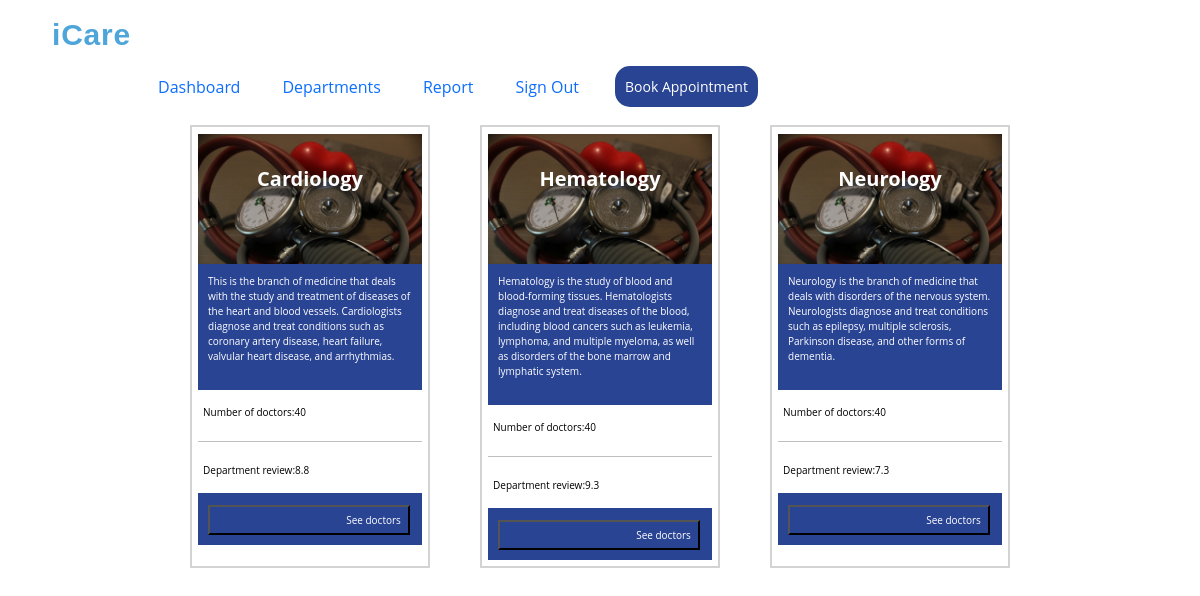
The page /department.php on the database its author committed.
### tables this page shows
CREATE TABLE `department` (
  `dep_name` varchar(50) NOT NULL,
  `dep_des` varchar(500) NOT NULL,
  `dep_rev` varchar(500) NOT NULL
);

### department.php (the view, shortened to what this page needs)
<?php
           $link = mysqli_connect("localhost", "root", "", "hospital");
           $res=mysqli_query($link,"SELECT* FROM department");
?>
<!DOCTYPE html>
<html lang="en">
<head>
     <link href="assets/css/style.css" rel="stylesheet">
    <link href="https://cdn.jsdelivr.net/npm/bootstrap@5.0.2/dist/css/bootstrap.min.css" rel="stylesheet">
    <link rel="stylesheet" href="assets/css/style.css" />
    <link rel="stylesheet" href="assets/css/dept.css" />
</head>
<body>  <header id="header" class="fixed-top">
    <div class="container">
        <h1 class="logo me-auto"><a href="index.html">iCare</a></h1>
      <nav id="navbar" class="navbar navbar-light">
        <ul>
          <li><a class="nav-link scrollto active" href="index.php?user_phone=<?php echo trim($_SESSION['user_phone']); ?>">Dashboard</a></li>
          <li><a class="nav-link scrollto" href="department.php?user_phone=<?php echo $_SESSION['user_phone']; ?>">Departments</a></li>
<li><a class="nav-link scrollto" href="reportlist.html">Report</a></li>
          <li><a class="nav-link scrollto" href="login.html">Sign Out</a></li>
          <li><a href="department.html" class="appointment-btn scrollto"><span class="d-none d-md-inline">Book </span> Appointment</a></li>
        </ul>
      </nav>
    </div>
  </header>
<br>
   <p class="d">Select a Department</p>
  <section class="list">
      <?php
            while ($row = mysqli_fetch_assoc($res)){
                $name = $row['dep_name'];
                $desc=$row['dep_des'];
                $rev=$row['dep_rev'];
                echo " <div class='department'><div class='cardimage p3'> <p class='o'>".$name."</p></div>
                <div class='contant'>
                <P >".$desc." </P>
            </div>
            <div class='info'>
            <p>"."Number of doctors:40"."</p><hr>
            <p>"."Department review:".$rev."</p>
          </div>
          <div class='contant'>
          <form action=doctor.php method=post>
  <input type=hidden name=department value='$name'>
  <input type=hidden name=user_phone value=' $user_phone '>
  <button type=submit class=nav-l >See doctors</button>
</form>
        </div> </div>";
               }
               ?>
  </section>
</body>
</html>

### assets/css/style.css (style rules this page uses)
body { font-family: "Open Sans", sans-serif; }
a { text-decoration: none; }
h1, h2, h3, h4, h5, h6 { font-family: "Raleway", sans-serif; }
#header { background: #fff; }
#header .logo { font-size: 30px; padding-left: 10px; padding-top: 20px; line-height: 1; font-weight: 700; letter-spacing: 0.8px; font-family: "Poppins", sans-serif; }
#header .logo a { color: #4EA5D9; text-decoration: none; }
.appointment-btn { margin-left: 10px; padding: 10px; background: #2A4494; color: #fff; border-radius: 15px; text-decoration: none; font-size: 14px; display: inline-block; }
.navbar ul { margin: 0; padding-left: 100px; display: flex; list-style: none; align-items: center; }
.navbar li { position: relative; padding-right: 10px; }

### assets/css/dept.css (style rules this page uses)
.d { color: #4EA5D9;; font-size: 20px; margin-left: 20px; margin-top: 30px; }
.list { display: flex; flex-wrap: wrap; justify-content: center; }
.department { color: white; background-color: aqua; background-color: white; border: 2px solid lightgray ; width: 240px; height: auto; margin: 25px; padding: 6px; text-align: left; }
.cardimage { margin-top: 1px; margin-bottom:15px; height: 130px; background-size: cover; color: white; font-size: 20px; text-align: center; }
.p3 { background-image: url( ../images/blood-pressure-g9857df7d5_1920.jpg); }
.o { padding-top: 30px; font-weight: bold; }
.contant { background-color: #2A4494; color: white; font-size: 10px; line-height: 15px; padding: 10px 10px; margin-top: -15px; }
.info { margin-top: 10px; margin-bottom: 25px; }
.info p { color:black; font-size: 10px; padding: 5px 5px; }
hr { color: #000; }
.nav-l { color: white; align-items: end; width: 99%; font-size: 10px; margin-top: 2px; height: 30px; padding-left: 135px; padding-top: 2px; padding-bottom: 2px; background-color: #2A4494; }

### rows shown on the page
department: dep_name "Cardiology", dep_des "This is the branch of medicine that deals with the study and treatment of diseases of the heart and blood vessels. Cardiologists diagnose and treat conditions such as coronary artery disease, heart failure, valvular heart disease, and arrhythmias.", dep_rev "8.8"
department: dep_name "Hematology", dep_des "Hematology is the study of blood and blood-forming tissues. Hematologists diagnose and treat diseases of the blood, including blood cancers such as leukemia, lymphoma, and multiple myeloma, as well as disorders of the bone marrow and lymphatic system.", dep_rev "9.3"
department: dep_name "Neurology", dep_des "Neurology is the branch of medicine that deals with disorders of the nervous system. Neurologists diagnose and treat conditions such as epilepsy, multiple sclerosis, Parkinson disease, and other forms of dementia.", dep_rev "7.3"
